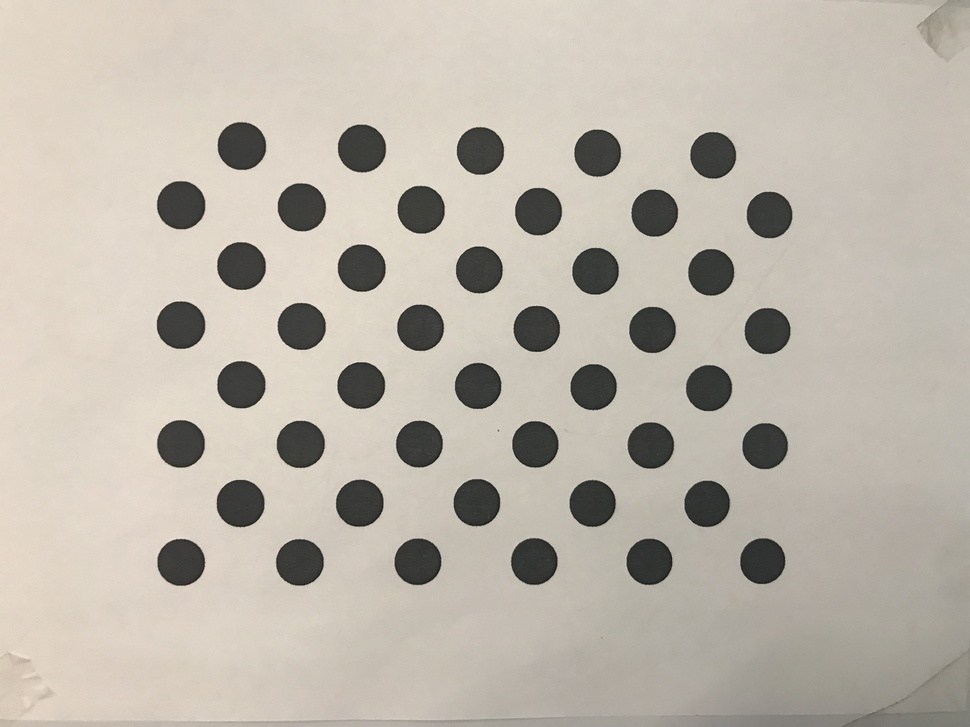
#> input picture HW4/camera_calibration/data/IMG_3904.JPG, 970 x 727 px, shrunk from 4032 x 3024 before the run, given in place of marker_cut_rgb_512.png, which was not available
$ jupyter execute --allow-errors hough_space.ipynb   (shell and % lines are left out)   (older library calls are emulated)   (text cells are left out)
#> lines starting #> are read from the running program, lines starting #| are printed output that depends on the picture; after the words box and inside, x2 and y2 are one past the last pixel; in counts of white or black regions, pixels touching at a corner belong together; pictures that were not available may be replaced by others from this repository, and a replacement may not be noted
[cell 1]

import os
from os.path import join as pjoin
import glob
import numpy as np
import cv2
# from PIL import Image
from matplotlib import pyplot as plt
import matplotlib as mpl
import sys
mpl.rcParams['figure.figsize'] = (7, 5)
mpl.rcParams['image.cmap'] = 'inferno'

def gray(img):
    return cv2.cvtColor(img, cv2.COLOR_RGB2GRAY)

def imread(imgpath):
    return cv2.cvtColor(cv2.imread(imgpath), cv2.COLOR_BGR2RGB)

def imshow(img, cmap=None):
    plt.title(img.shape)
    plt.imshow(img, cmap=cmap)
    plt.axis('off')
#     plt.show()

def resize(img, shape):
    return cv2.resize(img, (imgshape[1], imgshape[0]))

def stack_images(matrices, k=5, imgshape=np.array([480, 640])):
    """
        matrices -- (N, *imgshape, k) array,
                    where N is the number of `matrices`,
                          k is the number of images in each `matrix`
    """
    k = min(matrices[0].shape[-1], k)
    N = len(matrices)
    num_cols, num_rows = N, 1
    matrices_ = []
    if len(imgshape) == 2:
        for m in matrices:
            M = m.reshape((*imgshape,-1)).transpose(2,0,1)[:k]
            matrices_.append(M)
    else:
        for m in matrices:
            M = m.reshape((*imgshape,-1)).transpose(3,0,1,2)[:k]
            matrices_.append(M)
    for k_ in range(k):
        for i in range(N):
            plt.subplot(num_rows, num_cols, i+1)
            imshow(matrices_[i][k_], 'gray')
        plt.show()

[cell 2]
imgdir = 'data'
img_name = 'marker_cut_rgb_512'
# img_name = 'img'
filename = pjoin(imgdir, '{}.png'.format(img_name))

src = cv2.imread(filename, cv2.IMREAD_GRAYSCALE)
#> src: shape (727, 970); min 18, max 238, mean 183.4
    # Check if image is loaded fine
if src is None:
    print ('Error opening image!')
    print ('Usage: hough_lines.py [image_name -- default ' + default_file + '] \n')

imshow(src, 'gray')

[cell 3]
scale = 1
delta = 0
ddepth = cv2.CV_16S

grad_x = cv2.Sobel(src, ddepth, 1, 0, ksize=3, scale=scale, delta=delta, borderType=cv2.BORDER_DEFAULT)
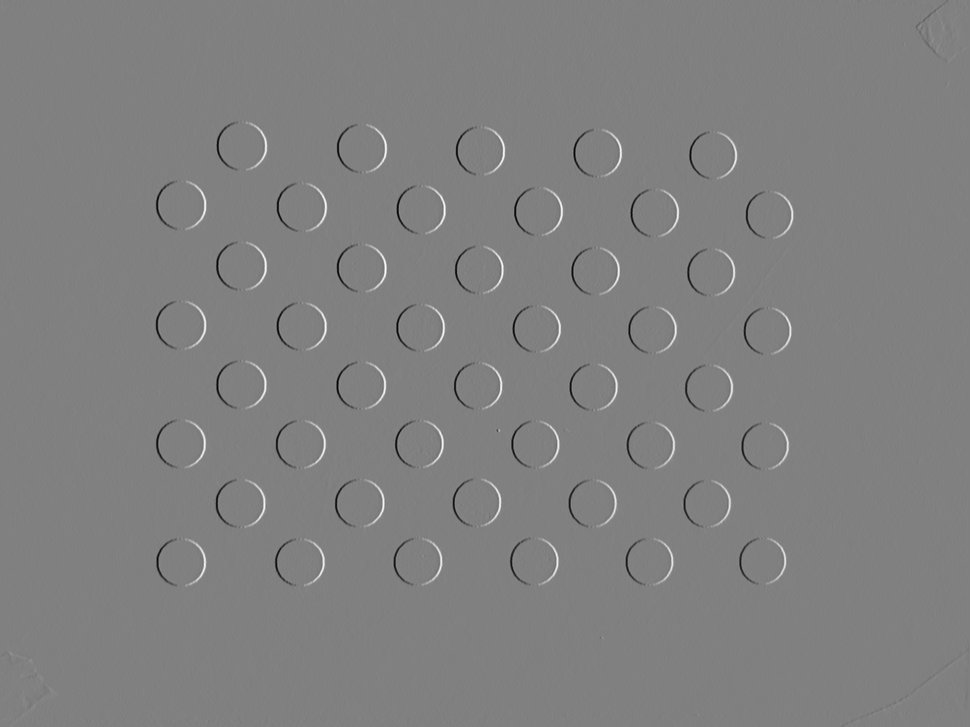
#> grad_x: shape (727, 970) int16; min -740, max 727, mean -0.3; drawn with min black and max white
grad_y = cv2.Sobel(src, ddepth, 0, 1, ksize=3, scale=scale, delta=delta, borderType=cv2.BORDER_DEFAULT)
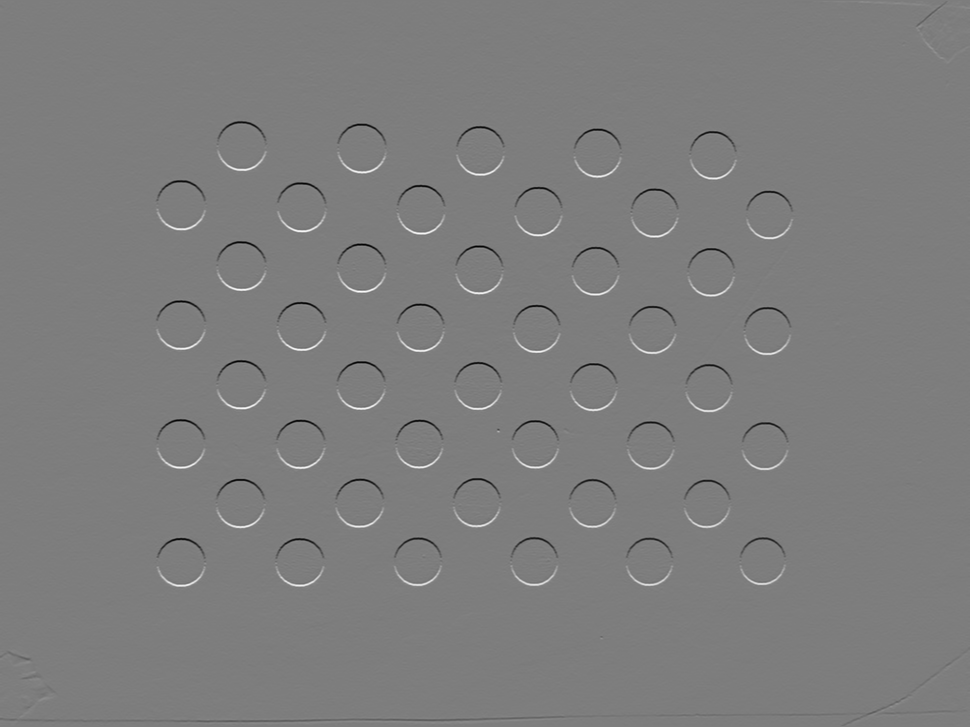
#> grad_y: shape (727, 970) int16; min -749, max 769, mean -0.5; drawn with min black and max white

dst = np.sqrt(grad_x*grad_x + grad_y*grad_y).astype('uint8')
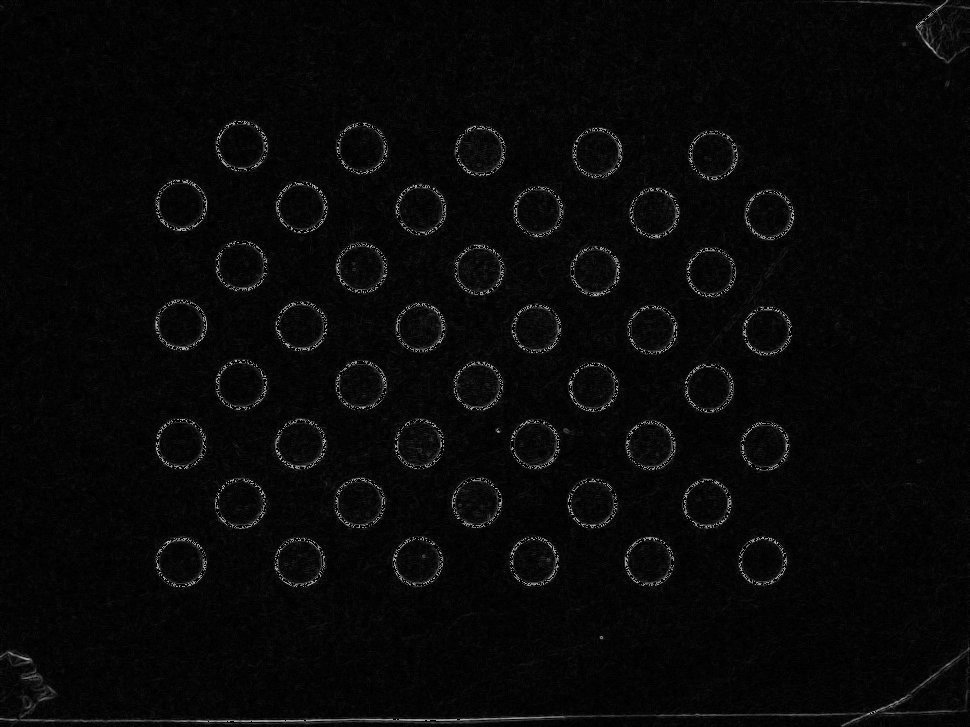
#> dst: shape (727, 970); min 0, max 180, mean 8.2
dst[dst < 150] = 0
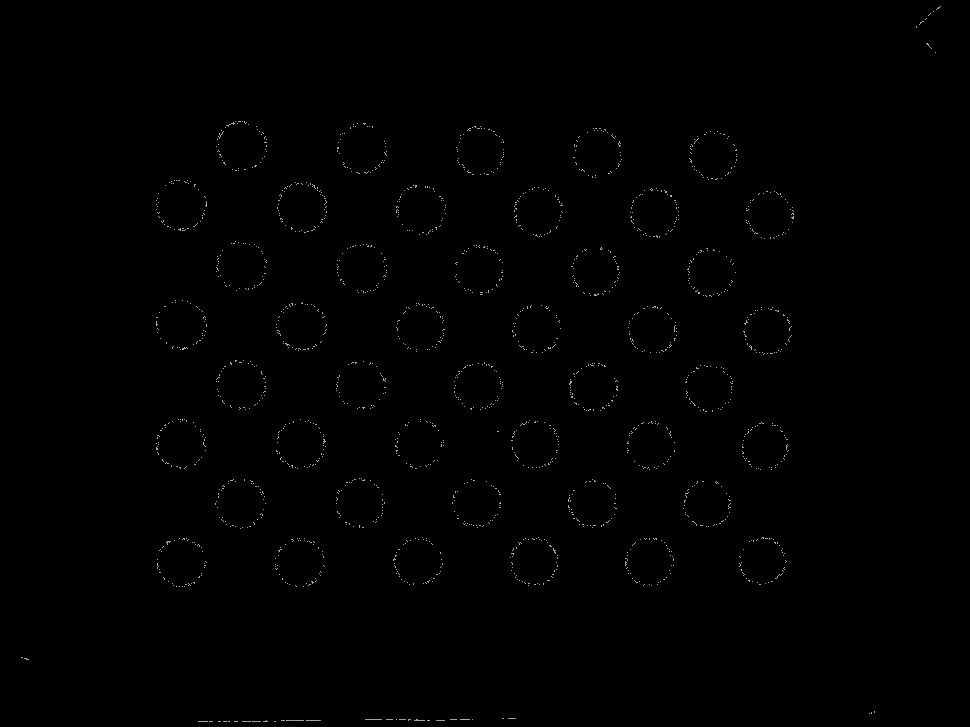
#> dst: shape (727, 970); min 0, max 180, mean 0.8
# imshow(dst, 'gray')
cdst = cv2.cvtColor(dst, cv2.COLOR_GRAY2BGR)
imshow(cdst, 'gray')

[cell 4]
cdst = cv2.cvtColor(dst, cv2.COLOR_GRAY2BGR)

lines = cv2.HoughLines(dst, 1, np.pi / 180, 64, None, 0, 0)
#> lines = [[725, 1.55]]

print("Number of found lines: ", len(lines))
#| Number of found lines:  1
print (type(lines))
#| <class 'numpy.ndarray'>
#> (the rest of this cell did not finish here and is left out)

[cell 5]
dst = cv2.Canny(src, 50, 200, None, 3)
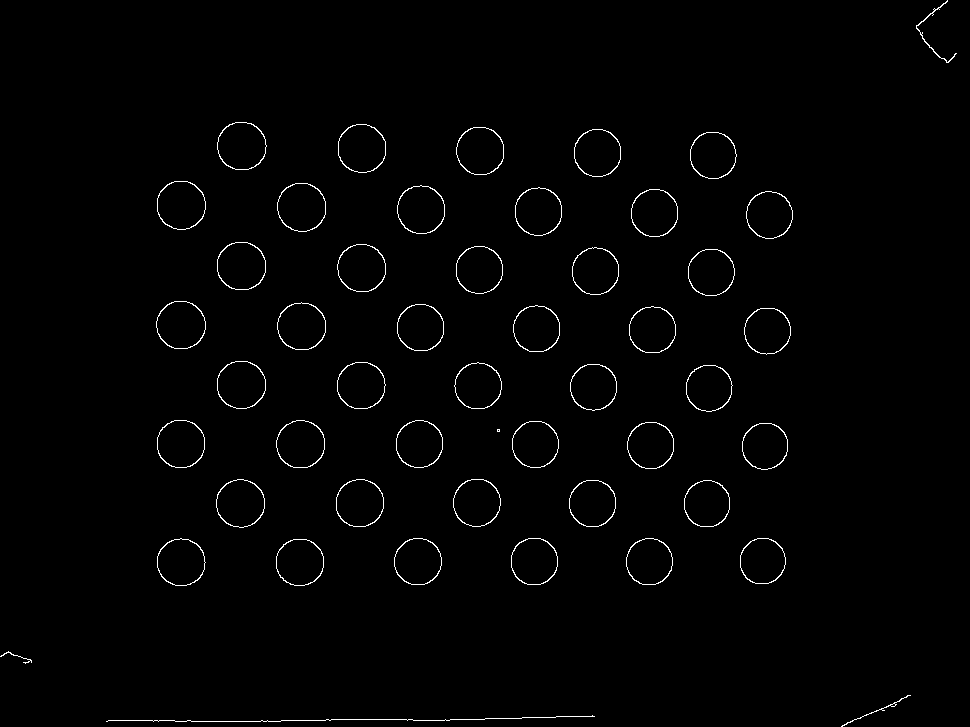
#> dst: shape (727, 970); 1.2% white in thin lines or dots

# Copy edges to the images that will display the results in BGR
cdst = cv2.cvtColor(dst, cv2.COLOR_GRAY2BGR)
#> cdst: shape (727, 970, 3); 1.2% white in thin lines or dots

lines = cv2.HoughLines(dst, 1, np.pi / 180, 85, None, 0, 0)
#> lines = [[720, 1.57], [725, 1.55], [735, 1.54], [717, 1.59], [-6, 2.36], [670, 0.785], [-180, 2.37]]

print("Number of found lines: ", len(lines))
#| Number of found lines:  7
print (type(lines))
#| <class 'numpy.ndarray'>
#> (the rest of this cell did not finish here and is left out)

[cell 6]
# print(src)
def apply_kernel_sobel(img):

    kernel_x = np.array([[-1, 0, +1],
                         [-2, 0, +2],
                         [-1, 0, +1]])

    kernel_y = np.array([[+1, +2, +1],
                         [ 0,  0,  0],
                         [-1, -2, -1]])

    width = img.shape[1]
#> width = 970
    height = img.shape[0]
#> height = 727

    edge = np.zeros_like(img)
    for x in range(1, width - 2):
        for y in range(1, height - 2):
            pixel_x = (kernel_x * img[x-1:x + 2, y-1:y + 2]).sum()
            pixel_y = (kernel_y * img[x-1:x + 2, y-1:y + 2]).sum()

            val = np.sqrt((pixel_x * pixel_x) + (pixel_y * pixel_y)).astype('uint8')
            edge[x,y] = val
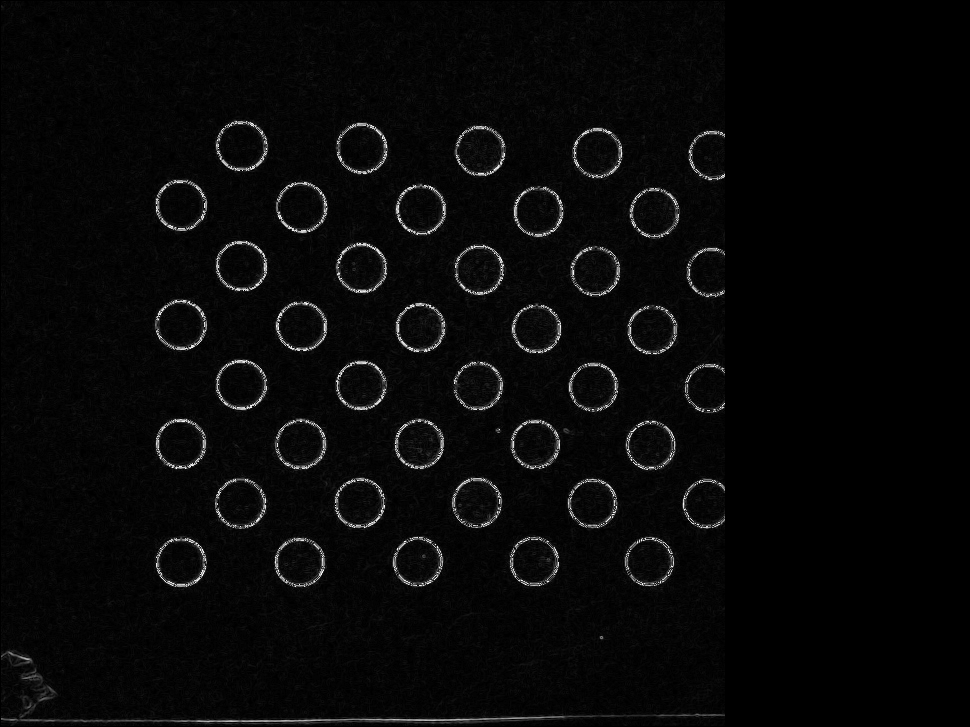
#> edge: shape (727, 970); min 0, max 255, mean 8.1

    return edge

#> (the rest of this cell did not finish here and is left out)

[cell 7]
threshold = 150
dst[dst < threshold] = 0

cdst = cv2.cvtColor(dst, cv2.COLOR_GRAY2BGR)
# imshow(dst, 'gray')
imshow(cdst, 'gray')
# print(temp)

[cell 8]
def hough_accumulator(img):
    # Rho and Theta ranges
    thetas = np.deg2rad(np.arange(-90.0, 90.0, 2.0))
    width, height = img.shape
#> width = 727; height = 970
    diag_len = np.ceil(np.sqrt(width * width + height * height)).astype('int')   # max_dist
#> diag_len = 1213
    num_rhos = diag_len * 2
#> num_rhos = 2426
    rhos = np.linspace(-diag_len, diag_len, num_rhos)
#> rhos = 2426 values from -1213 to 1213

    # Cache some resuable values
    cos_t = np.cos(thetas)
    sin_t = np.sin(thetas)
    num_thetas = len(thetas)

    accumulator = np.zeros((num_rhos, num_thetas), dtype=np.uint64)
    y_idxs, x_idxs = np.nonzero(img)  # (row, col) indexes to edges
#> y_idxs = 8437 values from 0 to 726; x_idxs = 8437 values, max 956 at index 112, min 0 at index 7819, mean 476.4

    # Vote in the hough accumulator
    for i in range(len(x_idxs)):
        x = x_idxs[i]
        y = y_idxs[i]

        for t_idx in range(num_thetas):
            # Calculate rho. diag_len is added for a positive index
            rho = round(x * cos_t[t_idx] + y * sin_t[t_idx]).astype('int') + diag_len
#             print(rho, diag_len, t_idx)
            accumulator[rho, t_idx] += 1
#> this loop made 1 pass
#> (x, y) on pass 1: (947, 0)
#> accumulator: shape (2426, 90) uint64; every value is 0

    return accumulator, thetas, rhos

def hough_lines(img, threshold):
    accumulator, thetas, rhos = hough_accumulator(dst)
    acc_idx = np.argwhere(accumulator > threshold)
    lines = np.empty(acc_idx.shape)
    i = 0
    for pair in acc_idx:
        lines[i] = (rhos[pair[0]], thetas[pair[1]])
        i+=1

    return lines

#> (a cell that did not finish here is left out)

[cell 10]
print("Number of found lines: ", len(lines))
#| Number of found lines:  7
#> (the rest of this cell did not finish here and is left out)

[cell 11]
print("Number of found lines: ", len(lines))
#| Number of found lines:  7
#> (the rest of this cell did not finish here and is left out)

$ run again, on HW4/camera_calibration/data/IMG_3909.JPG
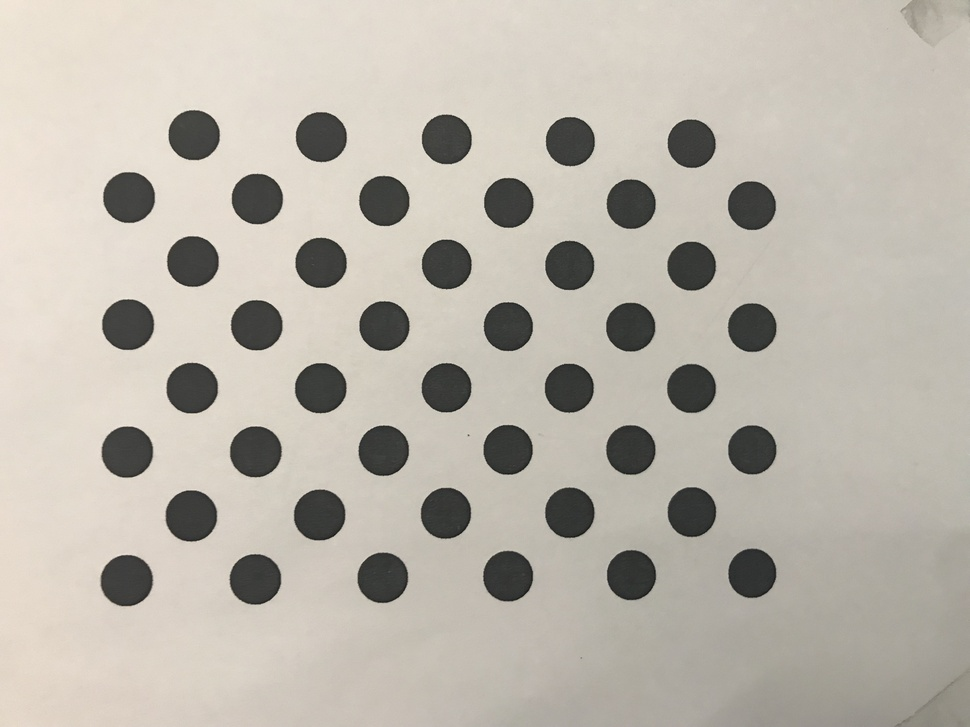
#> input picture HW4/camera_calibration/data/IMG_3909.JPG, 970 x 727 px, shrunk from 4032 x 3024 before the run, given in place of marker_cut_rgb_512.png, which was not available
#> `lines = cv2.HoughLines(dst, 1, np.pi / 180, 64, None, 0, 0)`: lines = None
#> `dst = cv2.Canny(src, 50, 200, None, 3)`:
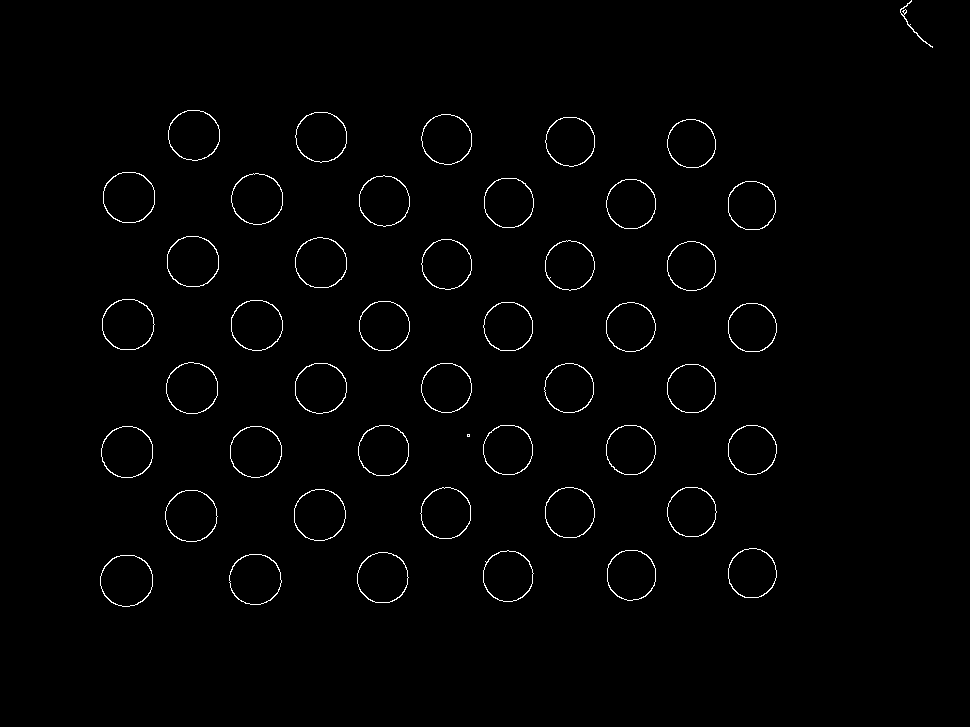
#> dst: shape (727, 970); 1.2% white in thin lines or dots, all inside (x1, y1, x2, y2) = (100, 0, 933, 607)
#> `lines = cv2.HoughLines(dst, 1, np.pi / 180, 85, None, 0, 0)`: lines = [[614, 0.785], [23, 2.36], [566, 0.785], [-66, 2.36], [653, 0.785], [-16, 2.36], [525, 0.785], [-105, 2.36], [701, 0.785]]
#| Number of found lines:  9
#| <class 'numpy.ndarray'>
#> after the loop in apply_kernel_sobel, `for x in range(1, width - 2):`:
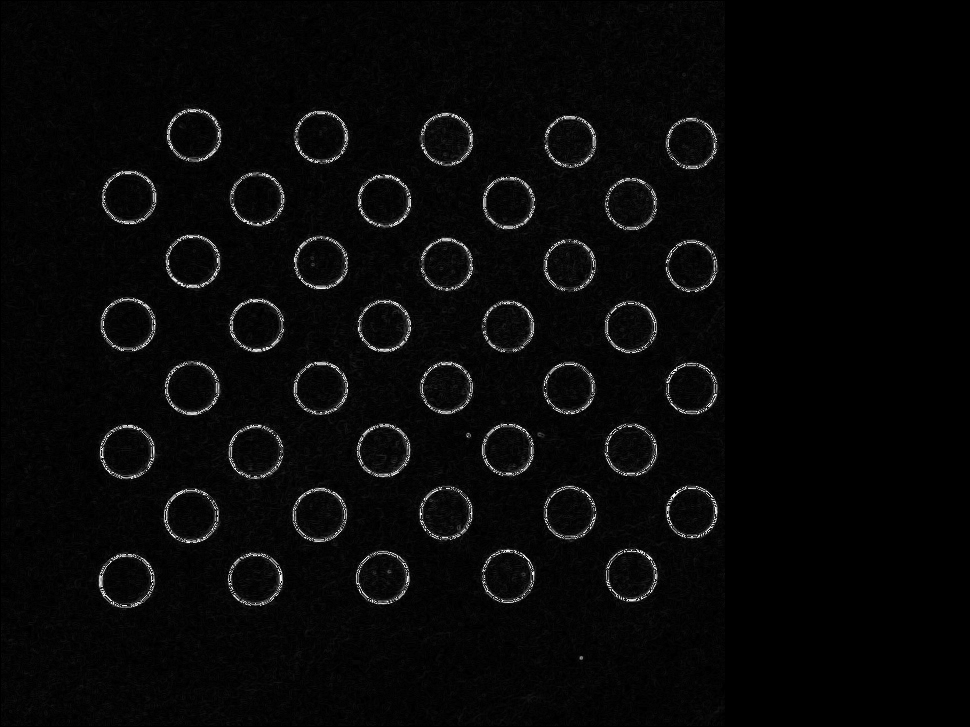
#> edge: shape (727, 970); min 0, max 255, mean 7.8
#> y_idxs = 8237 values from 0 to 606; x_idxs = 8237 values, max 932 at index 101, min 100 at index 7665, mean 445.6
#> the loop in hough_accumulator, `for i in range(len(x_idxs)):` made 1 pass
#> (x, y) on pass 1: (911, 0)
#| Number of found lines:  9
#| Number of found lines:  9
